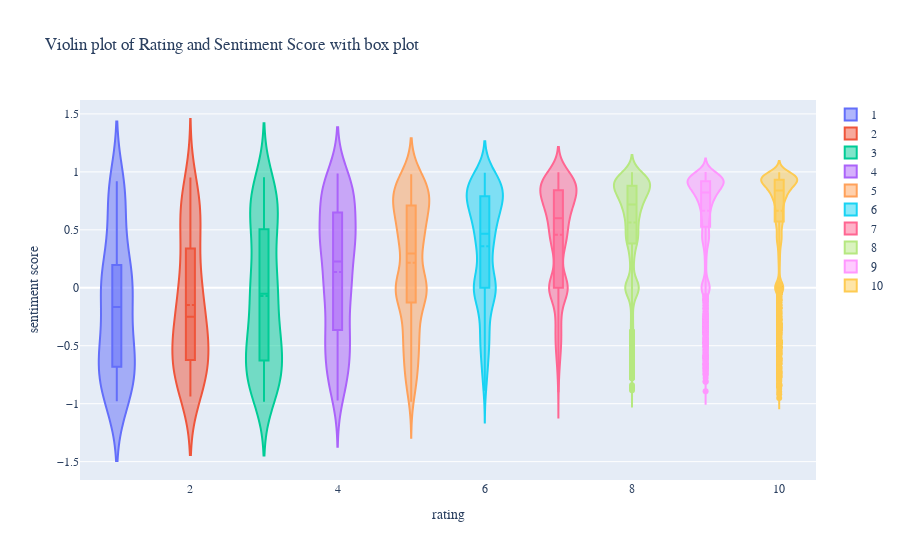

Notebook code cell kept with this figure:
### Code cell
import plotly.graph_objects as go

fig = go.Figure()

Ratings = [1,2,3,4,5,6,7,8,9,10]
round_rating = round(df_cols['rating'])
for rating in Ratings:
    fig.add_trace(go.Violin(x=round_rating[round_rating == rating],
                            y=df_cols['sentiment_score'][round_rating == rating],
                            name=rating,
                            box_visible=True,
                            meanline_visible=True))
fig.update_layout(
    title="Violin plot of Rating and Sentiment Score with box plot",
    xaxis_title="rating",
    yaxis_title="sentiment score",
    font=dict(
        family="Courier New, monospace",
        size=12,
        
    )
)
fig.show()

### Figure 1 — Plotly figure (JSON) as saved in the notebook; plotly's stock layout.template omitted (floating-point values rounded to 4 significant figures; data arrays with more than 128 entries replaced by an {"elided": "..."} marker saying what was removed)
{"data": [{"box": {"visible": true}, "meanline": {"visible": true}, "name": "1", "type": "violin", "x": [1, 1, 1, 1, 1, 1, 1, 1, 1, 1, 1, 1, 1, 1, 1, 1, 1, 1, 1, 1, 1, 1, 1, 1, 1, 1, 1, 1, 1, 1, 1, 1, 1, 1, 1, 1, 1, 1, 1, 1, 1, 1, 1, 1, 1, 1, 1, 1, 1, 1, 1, 1, 1, 1, 1, 1, 1, 1, 1, 1, 1, 1, 1, 1, 1, 1, 1, 1, 1, 1, 1, 1, 1, 1, 1, 1, 1, 1, 1, 1], "y": [0.817, 0.4404, -0.7506, -0.4767, -0.1531, -0.6808, -0.6808, -0.6808, -0.5423, -0.5423, -0.957, -0.4588, 0.807, 0.3612, 0.4019, -0.4084, 0, 0.3818, 0.1615, 0.1989, 0.3919, -0.8523, 0, -0.0258, -0.4767, -0.9349, 0.8484, -0.4215, -0.9231, 0.6369, -0.8777, 0.6908, -0.8689, 0.9202, -0.7506, -0.9733, -0.2023, -0.6124, 0.9201, -0.5267, -0.6178, -0.1779, 0.0258, 0.8344, 0.8742, 0, -0.9557, 0, -0.4867, 0, 0, -0.7089, 0.743, -0.5095, 0.128, -0.6908, -0.9717, -0.5423, 0.5994, 0, -0.6908, 0.8727, 0, -0.9312, 0.8735, -0.9794, -0.8446, -0.25, -0.7783, -0.3612, 0.2732, 0, 0.1779, -0.0742, 0, -0.1494, -0.8442, 0.1952, 0.128, -0.5719]}, {"box": {"visible": true}, "meanline": {"visible": true}, "name": "2", "type": "violin", "x": [2, 2, 2, 2, 2, 2, 2, 2, 2, 2, 2, 2, 2, 2, 2, 2, 2, 2, 2, 2, 2, 2, 2, 2, 2, 2, 2, 2, 2, 2, 2, 2, 2, 2, 2, 2, 2, 2, 2, 2, 2, 2, 2, 2, 2, 2, 2, 2, 2, 2, 2, 2, 2, 2, 2, 2, 2, 2, 2, 2, 2, 2, 2, 2, 2, 2, 2, 2, 2, 2, 2, 2], "y": [-0.7433, 0.8442, 0.6369, -0.2268, 0.7184, -0.4226, -0.4767, -0.4019, -0.2732, -0.0516, 0.5252, -0.9136, -0.7351, -0.8721, 0.7385, 0.6111, 0.7178, -0.4588, -0.4588, -0.8271, -0.1531, -0.1364, -0.4404, 0.0516, 0, 0, 0, 0, -0.6705, -0.4939, 0.1779, -0.5423, -0.2263, -0.7906, -0.8258, 0.3182, -0.7906, -0.6486, -0.4939, -0.128, 0.7717, 0, 0.3182, -0.9382, -0.802, -0.5372, -0.3774, -0.8854, 0.6249, 0, -0.3536, -0.8832, 0.7559, -0.3612, -0.4969, 0.3818, 0.5719, 0.4767, -0.6705, 0.9524, -0.743, -0.5994, 0.3612, 0.2263, -0.8104, 0.4404, -0.4404, 0.7636, -0.1779, 0.8481, -0.6555, -0.5574]}, {"box": {"visible": true}, "meanline": {"visible": true}, "name": "3", "type": "violin", "x": {"elided": "151 int values"}, "y": {"elided": "151 float values"}}, {"box": {"visible": true}, "meanline": {"visible": true}, "name": "4", "type": "violin", "x": {"elided": "246 int values"}, "y": {"elided": "246 float values"}}, {"box": {"visible": true}, "meanline": {"visible": true}, "name": "5", "type": "violin", "x": {"elided": "626 int values"}, "y": {"elided": "626 float values"}}, {"box": {"visible": true}, "meanline": {"visible": true}, "name": "6", "type": "violin", "x": {"elided": "778 int values"}, "y": {"elided": "778 float values"}}, {"box": {"visible": true}, "meanline": {"visible": true}, "name": "7", "type": "violin", "x": {"elided": "1529 int values"}, "y": {"elided": "1529 float values"}}, {"box": {"visible": true}, "meanline": {"visible": true}, "name": "8", "type": "violin", "x": {"elided": "3954 int values"}, "y": {"elided": "3954 float values"}}, {"box": {"visible": true}, "meanline": {"visible": true}, "name": "9", "type": "violin", "x": {"elided": "4102 int values"}, "y": {"elided": "4102 float values"}}, {"box": {"visible": true}, "meanline": {"visible": true}, "name": "10", "type": "violin", "x": {"elided": "7151 int values"}, "y": {"elided": "7151 float values"}}], "layout": {"font": {"family": "Courier New, monospace", "size": 12}, "title": {"text": "Violin plot of Rating and Sentiment Score with box plot"}, "xaxis": {"title": {"text": "rating"}}, "yaxis": {"title": {"text": "sentiment score"}}}}
